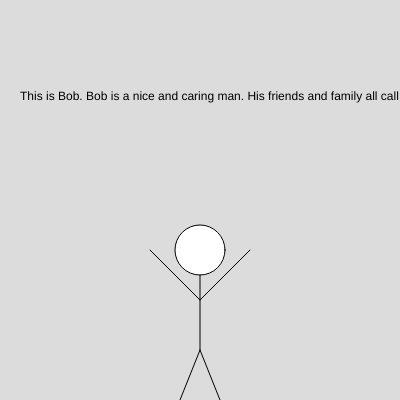
Frame 1 (no input)
Frame 60 (no input): identical to frame 1, image omitted
Frame 120 (the mouse pressed at the canvas centre since frame 60): identical to frame 1, image omitted

The p5.js sketch that drew this single still picture (run headless with seeded random() and noise() and a simulated clock; from frame 60 on, the mouse is pressed at the canvas centre):

// p5.js sketch
// ── sketch.js
let x
let y 
function setup() {
  createCanvas(400, 400);
  x = 0
  y = 0
}

function draw() {
  if (mouseIsPressed) {  
    fill("red");
    x = x + 1
    
   
  
  } else {
  background(220);
    text ("This is Bob. Bob is a nice and caring man. His friends and family all call him the sweetest person ever. As he was growing up however, people started to discover soemhting...unique about him. bob can get function his head differently than others. His face turns a different color and he detach his head. He was given the nickname Airhead in school. When he became old enough, he landed a job as the Airheads macot and shot commericals for it. Soon later, he was offered roles in movies and shows for his ability. Bob became successful over a floating head. Go Bob.", 20,100)
  ellipse(x+ 200, y+ 250, 50, 50) ;
  line(200, 275, 200, 350);
  line(200, 350, 180, 400) ;
  line(200, 350, 220, 400) ;
   line(150, 250, 200, 300) ;
   line(250, 250, 200, 300) ;
  
}
} 
